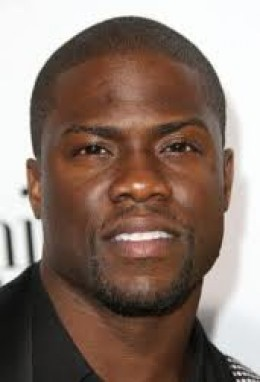
#> input picture test/1.jpg, 260 x 382 px, found by its file name
$ python skinDetectionGLOBAL.py
#> lines starting #> are read from the running program, lines starting #| are printed output that depends on the picture; after the words box and inside, x2 and y2 are one past the last pixel; in counts of white or black regions, pixels touching at a corner belong together
import cv2
import numpy as np

#Open a simple image
img=cv2.imread("C:/Users/wetan/Desktop/POOS-dataset/1.jpg")
#> img is the input picture: shape (382, 260, 3); mean B, G, R 108.4, 118.8, 138.5

img_HSV = cv2.cvtColor(img,  cv2.COLOR_BGR2HSV)
#> img_HSV: shape (382, 260, 3); mean H, S, V 26.8, 75.9, 139.1

HSV_mask = cv2.inRange(img_HSV, (0, 15, 0), (17,170,255))
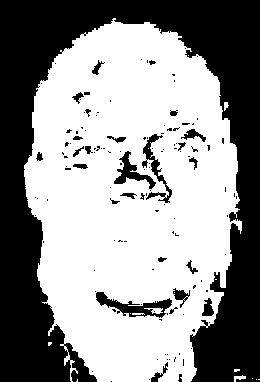
#> HSV_mask: shape (382, 260); 57.9% white; 130 black regions (103 under 20 px), largest, box (x1, y1, x2, y2) and area: (0, 0, 260, 382) 38386, (96, 292, 172, 318) 750, (142, 134, 172, 203) 517
HSV_mask = cv2.morphologyEx(HSV_mask, cv2.MORPH_OPEN, np.ones((3,3), np.uint8))
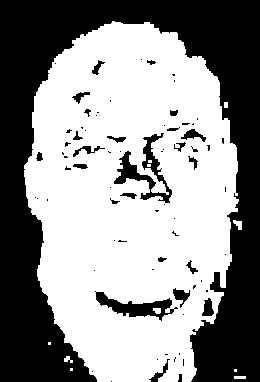
#> HSV_mask: shape (382, 260); 57.2% white; 75 black regions (50 under 20 px), largest, box (x1, y1, x2, y2) and area: (0, 0, 260, 382) 38734, (114, 133, 172, 203) 1156, (95, 291, 178, 321) 908


img_YCrCb = cv2.cvtColor(img, cv2.COLOR_BGR2YCR_CB)
#> img_YCrCb: shape (382, 260, 3); mean of channels 0, 1, 2 123.5, 138.7, 119.5

YCrCb_mask = cv2.inRange(img_YCrCb, (0, 135, 85), (255,180,135))
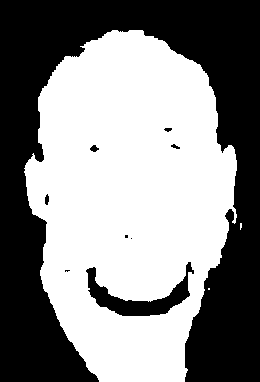
#> YCrCb_mask: shape (382, 260); 53.8% white; 9 black regions (3 under 20 px), largest, box (x1, y1, x2, y2) and area: (0, 0, 260, 382) 43931, (86, 262, 194, 316) 1846, (90, 145, 99, 152) 40, (45, 194, 49, 205) 34, (171, 144, 180, 149) 25, (164, 128, 172, 132) 23
YCrCb_mask = cv2.morphologyEx(YCrCb_mask, cv2.MORPH_OPEN, np.ones((3,3), np.uint8))


global_mask=cv2.bitwise_and(YCrCb_mask,HSV_mask)
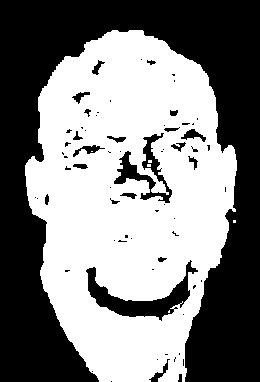
#> global_mask: shape (382, 260); 51.2% white; 69 black regions (47 under 20 px), largest, box (x1, y1, x2, y2) and area: (0, 0, 260, 382) 43997, (86, 260, 198, 321) 1970, (114, 133, 172, 203) 1156
global_mask=cv2.medianBlur(global_mask,3)
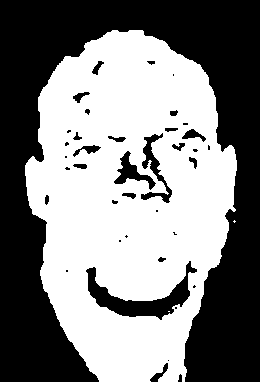
#> global_mask: shape (382, 260); 51.4% white; 39 black regions (17 under 20 px), largest, box (x1, y1, x2, y2) and area: (0, 0, 260, 382) 44008, (86, 261, 197, 320) 1964, (141, 133, 172, 203) 632
global_mask = cv2.morphologyEx(global_mask, cv2.MORPH_OPEN, np.ones((4,4), np.uint8))
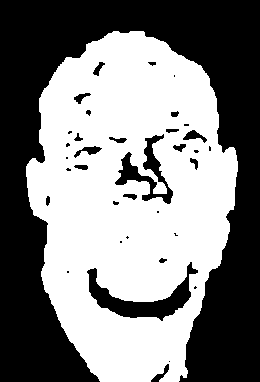
#> global_mask: shape (382, 260); 51.2% white; 36 black regions (16 under 20 px), largest, box (x1, y1, x2, y2) and area: (0, 0, 260, 382) 44155, (87, 262, 198, 321) 1996, (115, 134, 173, 204) 1217


global_result=cv2.bitwise_not(global_mask)

img2=cv2.imread("C:/Users/wetan/Desktop/POOS-dataset/1.jpg")
for i in range(img2.shape[0]):
    for j in range(img2.shape[1]):
        if global_result[i,j] != 0:
            img2[i,j,0] = 0
            img2[i,j,1] = 0
            img2[i,j,2] = 0
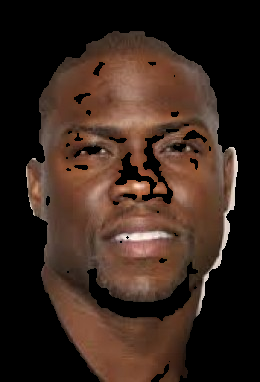
#> img2: shape (382, 260, 3); mean B, G, R 29.5, 38.4, 56.6
cv2.imwrite("C:/Users/wetan/Desktop/POOS-dataset/4_global4.jpg",img2)
# [5 lines of commented-out code are left out]

cv2.imwrite("C:/Users/wetan/Desktop/POOS-dataset/3_global_result4.jpg",global_result)
#cv2.imwrite("C:/Users/wetan/Desktop/POOS-dataset/4_rgb.jpg",img2)
cv2.waitKey(0)
cv2.destroyAllWindows()
